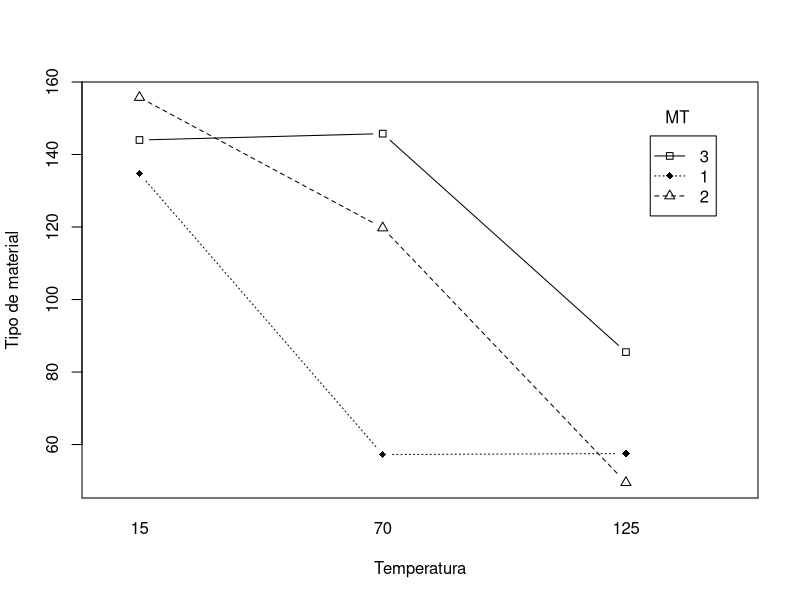
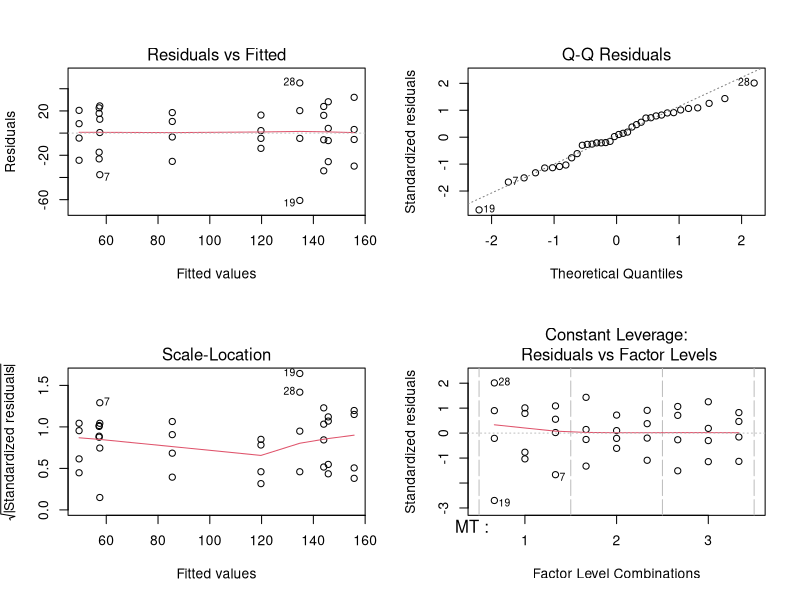

The R script that drew these images, in order:
## ---- chunk 1
knitr::kable(matrix(c(c("A","B", "AB", "Erro", "Total"), c("a - 1", "b - 1", "(a - 1)(b - 1)", "ab(n - 1)", "abn - 1")), ncol = 2, byrow = F), col.names = c("Efeito", "Graus de liberdade"), align = "c", format = "pandoc")
## ---- chunk 2
D <- expand.grid(MT = 1:3, T = c(15, 70, 125))
D <- rbind(D, D, D, D)
D$y <- c(130, 150, 138,
         34, 136, 174,
         20, 25, 96,
         155, 188, 110,
         40, 122, 120,
         70, 70, 104,
         74, 159, 168,
         80, 106, 150,
         82, 58, 82,
         180, 126, 160,
         75, 115, 139,
         58, 45, 60)
D$MT <- factor(D$MT)
D$T <- factor(D$T)
## ---- chunk 3
head(D)
## ---- chunk 4
exbat.av <- aov(y ~ MT*T, data = D)
summary(exbat.av)
## ---- chunk 5
model.tables(exbat.av, type = "means", se = F)
## ---- chunk 6
with(D, (interaction.plot(T, MT, y, type = "b", pch = c(18,24,22), leg.bty = "o", main = "", xlab = "Temperatura", ylab = "Tipo de material")))
## ---- chunk 7
par(mfrow = c(2,2))
plot(exbat.av)
## ---- chunk 8
qtukey(0.95, 3, 27) * sqrt(sum(exbat.av$residuals^2)/(3*3*3)/4)
model.tables(exbat.av, "means")$tables$`MT:T`[,2][3] - model.tables(exbat.av, "means")$tables$`MT:T`[,2][c(2,1)]
model.tables(exbat.av, "means")$tables$`MT:T`[,2][2] - model.tables(exbat.av, "means")$tables$`MT:T`[,2][c(1)]

